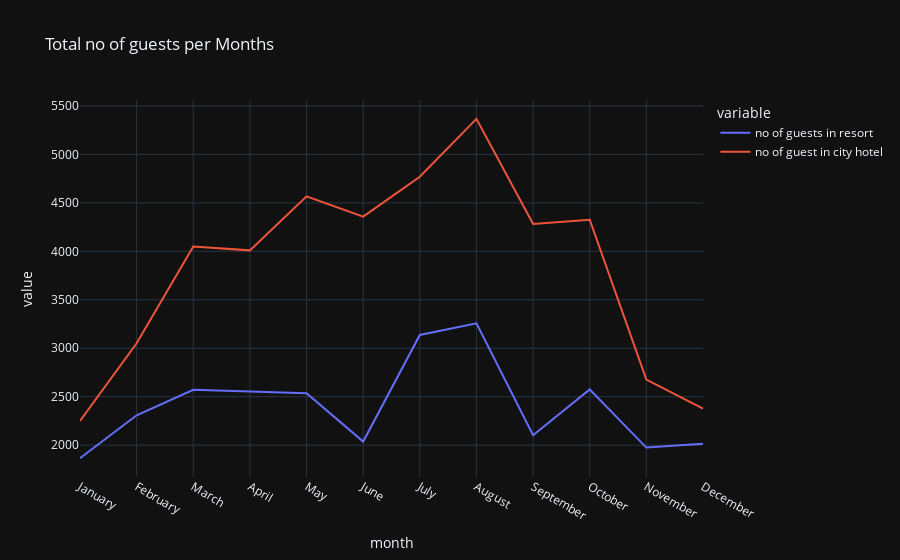

The code cell stored with this chart in its notebook:
### Code cell
#vẽ biểu đồ đường so sánh số lượng khách tại Resort Hotel và City Hotel theo từng tháng.
px.line(final_guests, x = 'month', y = ['no of guests in resort','no of guest in city hotel'],
        title='Total no of guests per Months', template = 'plotly_dark')

### Figure 1 — Plotly figure (JSON) as saved in the notebook; plotly's stock layout.template omitted (floating-point values rounded to 4 significant figures)
{"data": [{"hovertemplate": "variable=no of guests in resort<br>month=%{x}<br>value=%{y}<extra></extra>", "legendgroup": "no of guests in resort", "line": {"color": "#636efa", "dash": "solid"}, "marker": {"symbol": "circle"}, "mode": "lines", "name": "no of guests in resort", "orientation": "v", "showlegend": true, "type": "scatter", "x": ["January", "February", "March", "April", "May", "June", "July", "August", "September", "October", "November", "December"], "xaxis": "x", "y": [1866, 2308, 2571, 2550, 2535, 2037, 3137, 3257, 2102, 2575, 1975, 2014], "yaxis": "y"}, {"hovertemplate": "variable=no of guest in city hotel<br>month=%{x}<br>value=%{y}<extra></extra>", "legendgroup": "no of guest in city hotel", "line": {"color": "#EF553B", "dash": "solid"}, "marker": {"symbol": "circle"}, "mode": "lines", "name": "no of guest in city hotel", "orientation": "v", "showlegend": true, "type": "scatter", "x": ["January", "February", "March", "April", "May", "June", "July", "August", "September", "October", "November", "December"], "xaxis": "x", "y": [2249, 3051, 4049, 4010, 4568, 4358, 4770, 5367, 4283, 4326, 2676, 2377], "yaxis": "y"}], "layout": {"legend": {"title": {"text": "variable"}, "tracegroupgap": 0}, "title": {"text": "Total no of guests per Months"}, "xaxis": {"anchor": "y", "domain": [0, 1], "title": {"text": "month"}}, "yaxis": {"anchor": "x", "domain": [0, 1], "title": {"text": "value"}}}}
